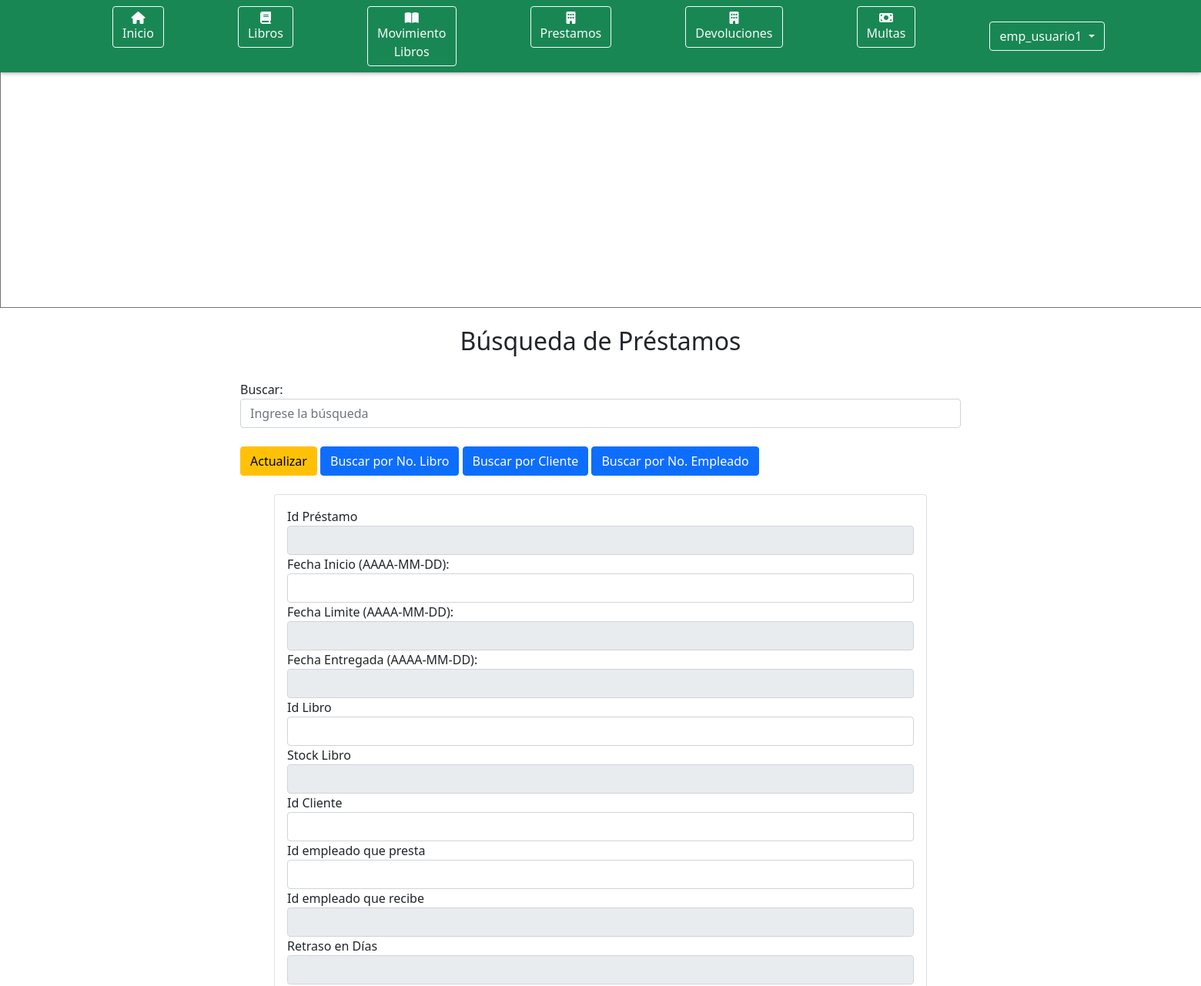
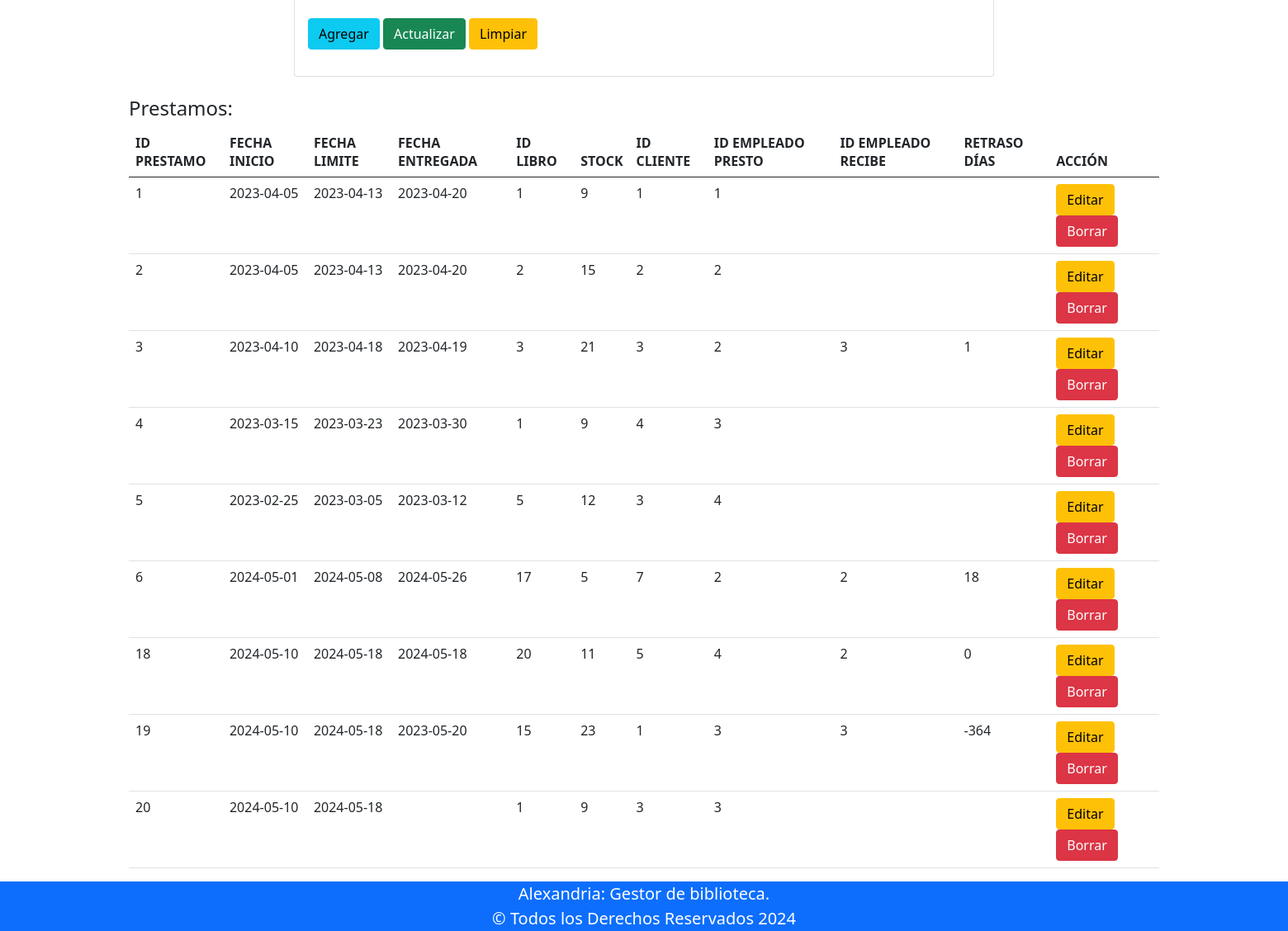
The app's page /ConUser/Emp/Prestamos.php (signed in) with its own data (2 pictures, top to bottom).
### tables this page shows
CREATE TABLE `prestamo` (
  `id_prestamo` int(11) NOT NULL,
  `fecha_inicio` date NOT NULL,
  `fecha_limite_entrega` date DEFAULT NULL,
  `fecha_entrega` date DEFAULT NULL,
  `id_libro` int(11) NOT NULL,
  `id_cliente` int(11) NOT NULL,
  `id_empleado_presta` int(11) NOT NULL,
  `id_empleado_recibe` int(11) DEFAULT NULL,
  `retraso_dias` int(11) DEFAULT NULL
);

CREATE TABLE `libro` (
  `id_libro` int(11) NOT NULL,
  `titulo` varchar(25) NOT NULL,
  `autor` varchar(30) NOT NULL,
  `sinopsis` varchar(100) DEFAULT NULL,
  `stock` int(11) NOT NULL,
  `categoria` varchar(20) NOT NULL,
  `estado` varchar(10) DEFAULT 'activo'
);

### ConUser/Emp/ListarTablaPrestamoConEmp.php (the view, shortened to what this page needs)
<?php
require("../../ConfiguracionBD/ConexionBDPDO.php");
$libro = [];
$resultados = [];
try {
    $consultaBusqueda = "SELECT prestamo.id_prestamo , prestamo.fecha_inicio, prestamo.fecha_limite_entrega ,
        prestamo.fecha_entrega, prestamo.id_libro ,  libro.stock , prestamo.id_cliente ,
        prestamo.id_empleado_presta , prestamo.id_empleado_recibe , prestamo.retraso_dias
        FROM prestamo
        INNER JOIN libro ON prestamo.id_libro = libro.id_libro";
    $ejecutar = $conexion->prepare($consultaBusqueda);
    $ejecutar->execute();
    $resultados = $ejecutar->fetchAll(PDO::FETCH_ASSOC);
} catch (PDOException $e) {
    echo "Error al listar los préstamos<br/>" . $e->getMessage();
}
?>
<!DOCTYPE html>
<html lang="es">
    <head>
    </head>
    <body>
        <div style="margin: 0 auto; width: 80%;">
            <h2 class="mt-4 text-center">Búsqueda de Préstamos</h2><br>
            <form action="" method="get" style="margin: 0 auto; width: 75%;">
                <div class="form-group">
                    <label for="busqueda">Buscar:</label><br>
                    <input type="text" class="form-control" id="busqueda" name="busqueda" placeholder="Ingrese la búsqueda">
                </div><br>
                <a class="btn btn-warning" href="./Prestamos.php">Actualizar</a>
                <button type="submit" name="id_libro" class="btn btn-primary">Buscar por No. Libro</button>
                <button type="submit" name="id_cliente" class="btn btn-primary">Buscar por Cliente</button>
                <button type="submit" name="id_empleado_presta" class="btn btn-primary">Buscar por No. Empleado</button>
            </form><br>
            <div class="card" style="margin: 0 200px;">
                <div class="card-body">
                    <form action="./Prestamos.php" method="POST">
                        <div class="form-group">
                            <label>Id Préstamo</label>
                            <input type="number" value="<?php echo isset($libro['id_prestamo']) ? htmlspecialchars($libro['id_prestamo']) : ''; ?>"
                                   name="txtidprestamo" class="form-control" readonly>
                        </div>
                        <div class="form-group">
                            <label>Fecha Inicio (AAAA-MM-DD):</label>
                            <input type="text" value="<?php echo isset($libro['fecha_inicio']) ? htmlspecialchars($libro['fecha_inicio']) : ''; ?>"
                                   name="txtfechainicio" class="form-control">
                        </div>
                        <div class="form-group">
                            <label>Fecha Limite (AAAA-MM-DD):</label>
                            <input type="text" value="<?php echo isset($libro['fecha_limite_entrega']) ? htmlspecialchars($libro['fecha_limite_entrega']) : ''; ?>"
                                   name="txtfechalimiteentrega" class="form-control" readonly>
                        </div>
                        <div class="form-group">
                            <label>Fecha Entregada (AAAA-MM-DD):</label>
                            <input type="text" value="<?php echo isset($libro['fecha_entrega']) ? htmlspecialchars($libro['fecha_entrega']) : ''; ?>"
                                   name="txtfechaentrega" class="form-control" readonly>
                        </div>
                        <div class="form-group">
                            <label>Id Libro</label>
                            <input type="number" value="<?php echo isset($libro['id_libro']) ? htmlspecialchars($libro['id_libro']) : ''; ?>"
                                   name="txtidlibro" class="form-control" >
                        </div>
                        <div class="form-group">
                            <label>Stock Libro</label>
                            <input type="number" value="<?php echo isset($libro['stock']) ? htmlspecialchars($libro['stock']) : ''; ?>"
                                   name="txtstock" class="form-control" readonly>
                        </div>
                        <div class="form-group">
                            <label>Id Cliente</label>
                            <input type="number" value="<?php echo isset($libro['id_cliente']) ? htmlspecialchars($libro['id_cliente']) : ''; ?>"
                                   name="txtidcliente" class="form-control" >
                        </div>
                        <div class="form-group">
                            <label>Id empleado que presta</label>
                            <input type="number" value="<?php echo isset($libro['id_empleado_presta']) ? htmlspecialchars($libro['id_empleado_presta']) : ''; ?>"
                                   name="txtidempleadopresta" class="form-control" >
                        </div>
                        <div class="form-group">
                            <label>Id empleado que recibe</label>
                            <input type="number" value="<?php echo isset($libro['id_empleado_recibe']) ? htmlspecialchars($libro['id_empleado_recibe']) : ''; ?>"
                                   name="txtidempleadorecibe" class="form-control" readonly>
                        </div>
                        <div class="form-group">
                            <label>Retraso en Días</label>
                            <input type="text" value="<?php echo isset($libro['retraso_dias']) ? htmlspecialchars($libro['retraso_dias']) : NULL; ?>"
                                   name="txtretrasodias" class="form-control" readonly>
                        </div><br>
                        <input type="submit" name="Agregar" value="Agregar" class="btn btn-info">
                        <input type="submit" name="Actualizar" value="Actualizar" class="btn btn-success">
                        <input type="reset" name="Limpiar" value="Limpiar" class="btn btn-warning">
                    </form>
                </div>
            </div>
            <?php if (!empty($resultados)): ?>
                <div class="mt-4">
                    <h4>Prestamos:</h4>
                    <table class="table table-hover" style="width: 100%;">
                        <thead>
                            <tr>
                                <th>ID PRESTAMO</th>
                                <th>FECHA INICIO</th>
                                <th>FECHA LIMITE</th>
                                <th>FECHA ENTREGADA</th>
                                <th>ID LIBRO</th>
                                <th>STOCK</th>
                                <th>ID CLIENTE</th>
                                <th>ID EMPLEADO PRESTO</th>
                                <th>ID EMPLEADO RECIBE</th>
                                <th>RETRASO DÍAS</th>
                                <th>ACCIÓN</th>
                            </tr>
                        </thead>
                        <tbody>
                            <?php foreach ($resultados as $resultado): ?>
                                <tr>
                                    <td><?php echo htmlspecialchars($resultado['id_prestamo']); ?></td>
                                    <td><?php echo htmlspecialchars($resultado['fecha_inicio']); ?></td>
                                    <td><?php echo htmlspecialchars($resultado['fecha_limite_entrega']); ?></td>
                                    <td><?php echo htmlspecialchars($resultado['fecha_entrega']); ?></td>
                                    <td><?php echo htmlspecialchars($resultado['id_libro']); ?></td>
                                    <td><?php echo htmlspecialchars($resultado['stock']); ?></td>
                                    <td><?php echo htmlspecialchars($resultado['id_cliente']); ?></td>
                                    <td><?php echo htmlspecialchars($resultado['id_empleado_presta']); ?></td>
                                    <td><?php echo htmlspecialchars($resultado['id_empleado_recibe']); ?></td>
                                    <td><?php echo htmlspecialchars($resultado['retraso_dias']); ?></td>
                                    <td>
                                        <a class="btn btn-warning" href="?id=<?php echo htmlspecialchars($resultado['id_prestamo']); ?>">Editar</a>
                                        <a class="btn btn-danger" href="?borrar_id=<?php echo htmlspecialchars($resultado['id_prestamo']); ?>">Borrar</a>
                                    </td>
                                </tr>
                            <?php endforeach; ?>
                        </tbody>
                    </table>
                </div>
            <?php endif; ?>
        </div><br>
    </body>
</html>

### records on screen
prestamo: id_prestamo "1", fecha_inicio "2023-04-05", fecha_limite_entrega "2023-04-13", fecha_entrega "2023-04-20", id_libro "1", id_libro.stock "9", id_cliente "1", id_empleado_presta "1"
prestamo: id_prestamo "2", fecha_inicio "2023-04-05", fecha_limite_entrega "2023-04-13", fecha_entrega "2023-04-20", id_libro "2", id_libro.stock "15", id_cliente "2", id_empleado_presta "2"
prestamo: id_prestamo "3", fecha_inicio "2023-04-10", fecha_limite_entrega "2023-04-18", fecha_entrega "2023-04-19", id_libro "3", id_libro.stock "21", id_cliente "3", id_empleado_presta "2", id_empleado_recibe "3", retraso_dias "1"
prestamo: id_prestamo "4", fecha_inicio "2023-03-15", fecha_limite_entrega "2023-03-23", fecha_entrega "2023-03-30", id_libro "1", id_libro.stock "9", id_cliente "4", id_empleado_presta "3"
prestamo: id_prestamo "5", fecha_inicio "2023-02-25", fecha_limite_entrega "2023-03-05", fecha_entrega "2023-03-12", id_libro "5", id_libro.stock "12", id_cliente "3", id_empleado_presta "4"
prestamo: id_prestamo "6", fecha_inicio "2024-05-01", fecha_limite_entrega "2024-05-08", fecha_entrega "2024-05-26", id_libro "17", id_libro.stock "5", id_cliente "7", id_empleado_presta "2", id_empleado_recibe "2", retraso_dias "18"
prestamo: id_prestamo "18", fecha_inicio "2024-05-10", fecha_limite_entrega "2024-05-18", fecha_entrega "2024-05-18", id_libro "20", id_libro.stock "11", id_cliente "5", id_empleado_presta "4", id_empleado_recibe "2", retraso_dias "0"
prestamo: id_prestamo "19", fecha_inicio "2024-05-10", fecha_limite_entrega "2024-05-18", fecha_entrega "2023-05-20", id_libro "15", id_libro.stock "23", id_cliente "1", id_empleado_presta "3", id_empleado_recibe "3", retraso_dias "-364"
prestamo: id_prestamo "20", fecha_inicio "2024-05-10", fecha_limite_entrega "2024-05-18", id_libro "1", id_libro.stock "9", id_cliente "3", id_empleado_presta "3"

### other values on screen
$usuario "emp_usuario1"
